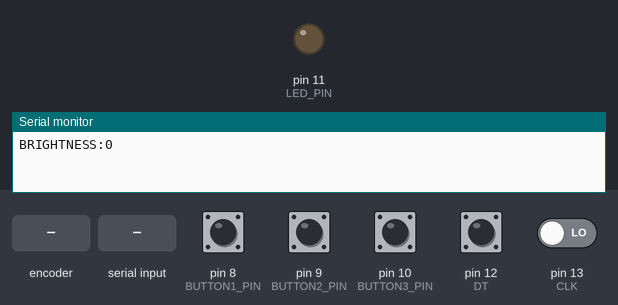
A sketch run on a simulated Arduino Uno, built with avr-gcc and run on an emulated ATmega328P. Shown: output pins drawn as LEDs (lit = HIGH), the last lines printed to the serial monitor. The inputs (shaded band) are chosen by the test bench; at power-on: pin 12 (DT) HIGH, pin 8 (BUTTON1_PIN), pin 9 (BUTTON2_PIN), pin 10 (BUTTON3_PIN), pin 13 (CLK) LOW.

Above: at 1.2 s.
1.3 s: rotary encoder on pin 13 (CLK) / pin 12 (DT) turned 3 steps (first pin leading)
At 1.51 s:
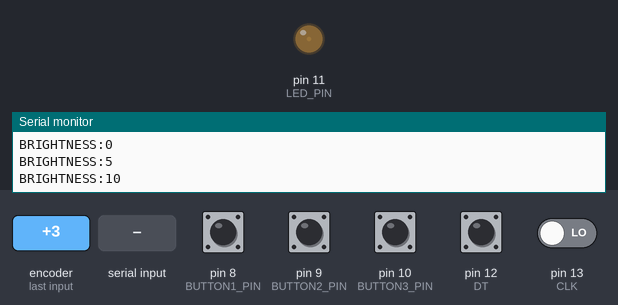
3.4 s: pin 9 (BUTTON2_PIN) pulled HIGH for 0.15 s
At 4.1 s:
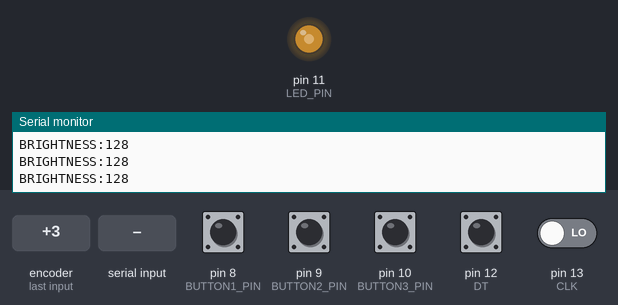
5.0 s: pin 10 (BUTTON3_PIN) pulled HIGH for 0.15 s
At 5.3 s:
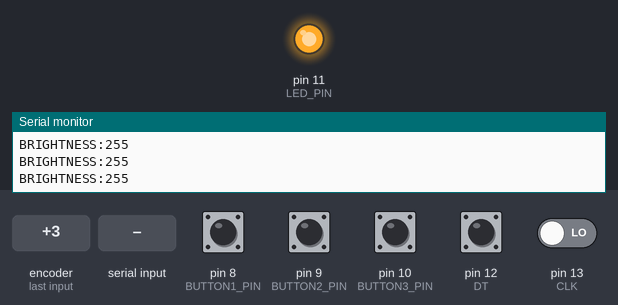
6.6 s: "SET:90\n" received over Serial
At 7.8 s:
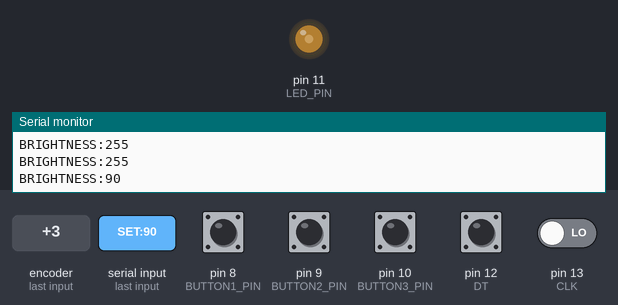
8.1 s: pin 8 (BUTTON1_PIN) pulled HIGH for 0.15 s
At 8.8 s:
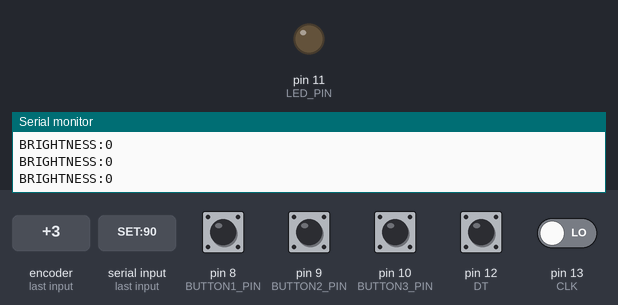
9.7 s: pin 9 (BUTTON2_PIN) pulled HIGH for 1 s
At 10.1 s:
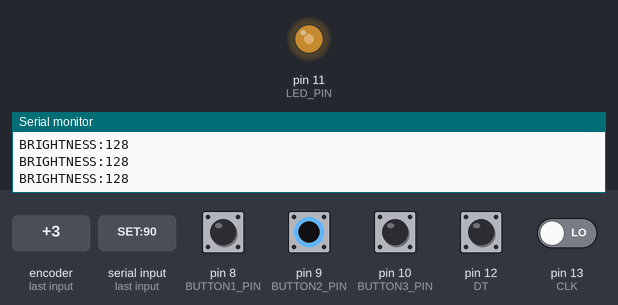
Timing chart, 0 to 12.7 s (numbered marks = the images above; inputs shaded):
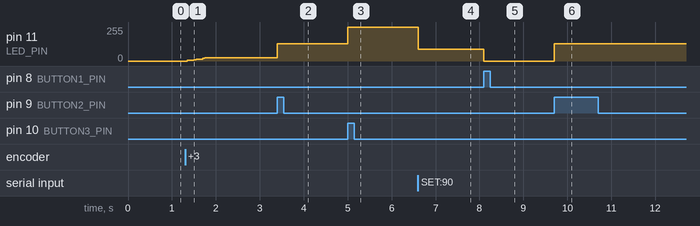

Measured:
- after the input at 1.3 s, pin 11 (LED_PIN): 0/255 → 5/255 after 0.05 s, → 15/255 0.15 s later, → 25/255 0.20 s later
- after the input at 3.4 s, pin 11 (LED_PIN): 25/255 → 128/255 at once
- after the input at 5.0 s, pin 11 (LED_PIN): 128/255 → 255/255 at once
- after the input at 6.6 s, pin 11 (LED_PIN): 255/255 → 90/255 at once
- after the input at 8.1 s, pin 11 (LED_PIN): 90/255 → 0/255 at once
- after the input at 9.7 s, pin 11 (LED_PIN): 0/255 → 128/255 at once

The sketch:

led.ino
```cpp
#include <Arduino.h>

// Pin assignments
#define LED_PIN 11
#define CLK 13
#define DT 12
#define SW 7
#define BUTTON1_PIN 8
#define BUTTON2_PIN 9
#define BUTTON3_PIN 10

// Variables
int brightness = 0;         // Current brightness level (0-255)
int encoderValue = 0;
int lastStateCLK = LOW;
int currentStateCLK = LOW;
bool brightnessChanged = false;

// Setup
void setup() {
  Serial.begin(9600);
  Serial.println(String("BRIGHTNESS:") + brightness);

  // Pin modes
  pinMode(LED_PIN, OUTPUT);
  pinMode(CLK, INPUT);
  pinMode(DT, INPUT);
  pinMode(SW, INPUT_PULLUP);
  pinMode(BUTTON1_PIN, INPUT);
  pinMode(BUTTON2_PIN, INPUT);
  pinMode(BUTTON3_PIN, INPUT);

  // Initial state of encoder
  lastStateCLK = digitalRead(CLK);
}

// Main loop
void loop() {
  // --- Encoder Rotation ---
  currentStateCLK = digitalRead(CLK);
  if (currentStateCLK != lastStateCLK) {
    if (digitalRead(DT) != currentStateCLK) {
      brightness += 5;
    } else {
      brightness -= 5;
    }
    brightness = constrain(brightness, 0, 255); // Ensure brightness is within 0-255
    brightnessChanged = true;
  }
  lastStateCLK = currentStateCLK;

  // --- Button Press ---
  if (digitalRead(BUTTON1_PIN) == HIGH) {
    brightness = 0;
    brightnessChanged = true;
  }
  if (digitalRead(BUTTON2_PIN) == HIGH) {
    brightness = 128;
    brightnessChanged = true;
  }
  if (digitalRead(BUTTON3_PIN) == HIGH) {
    brightness = 255;
    brightnessChanged = true;
  }

  // --- Update LED brightness ---
  if (brightnessChanged) {
    analogWrite(LED_PIN, brightness);
    Serial.println(String("BRIGHTNESS:") + brightness);
    brightnessChanged = false;
  }

  // --- Handle Serial Communication ---
  if (Serial.available()) {
    String input = Serial.readStringUntil('\n');
    if (input.startsWith("SET:")) {
      brightness = constrain(input.substring(4).toInt(), 0, 255); // Ensure brightness is within 0-255
      analogWrite(LED_PIN, brightness);
      Serial.println(String("BRIGHTNESS:") + brightness);
    }
  }
}
```
